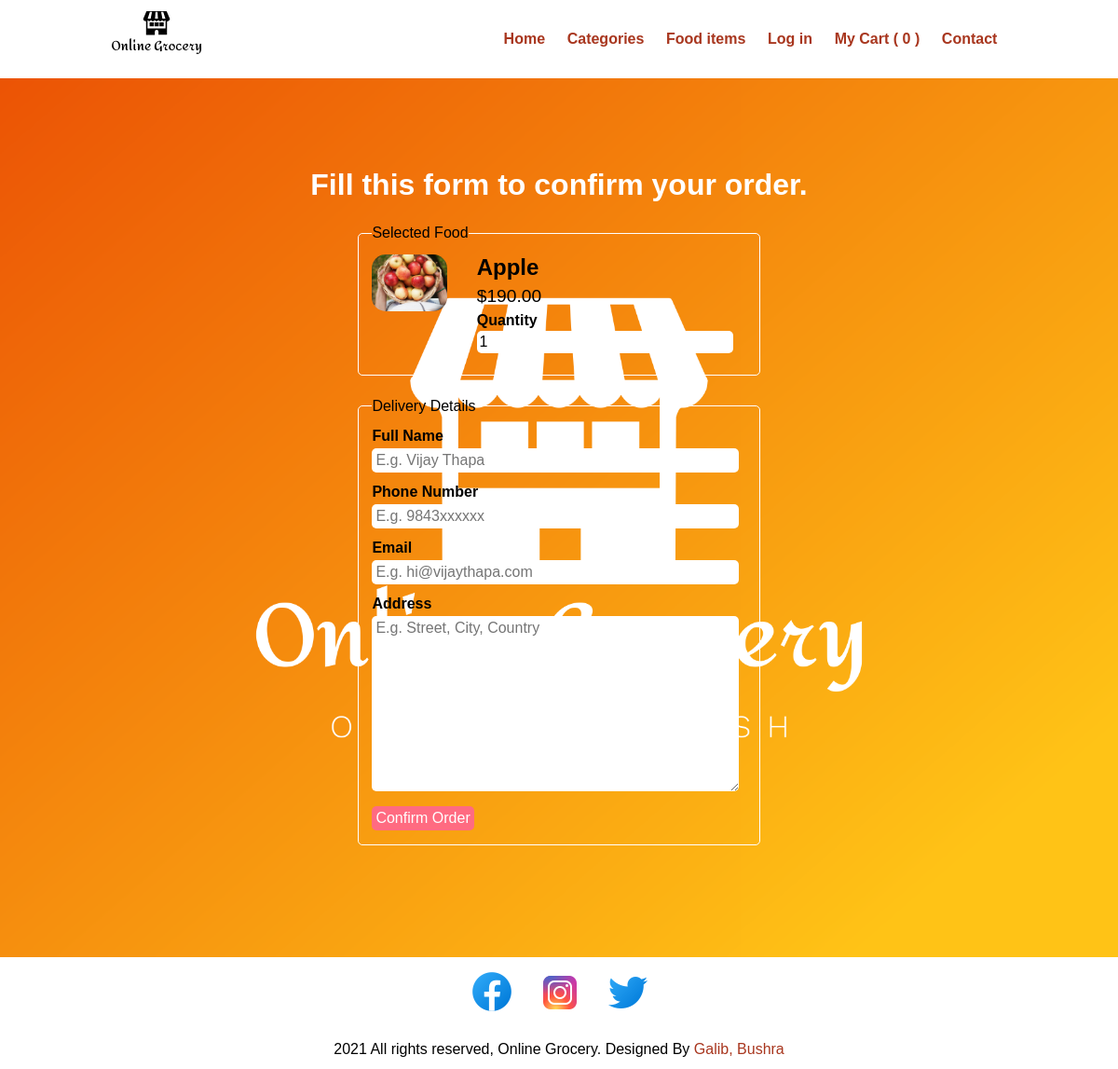
The page /order.php?food_id=28 on the database its author committed.
### tables this page shows
CREATE TABLE `tbl_food` (
  `id` int(10) UNSIGNED NOT NULL,
  `title` varchar(100) NOT NULL,
  `description` text NOT NULL,
  `price` decimal(10,2) NOT NULL,
  `image_name` varchar(255) NOT NULL,
  `category_id` int(10) UNSIGNED NOT NULL,
  `featured` varchar(10) NOT NULL,
  `active` varchar(10) NOT NULL
);

### order.php (the view, shortened to what this page needs)
<?php include('partials-front/menu.php'); ?>
<?php
if(isset($_GET['food_id']))
{
    $food_id = $_GET['food_id'];
    $sql = "SELECT * FROM tbl_food WHERE id=$food_id";
    $res = mysqli_query($conn, $sql);
    $count = mysqli_num_rows($res);
    if($count==1)
    {
        $row = mysqli_fetch_assoc($res);
        $title = $row['title'];
        $price = $row['price'];
        $image_name = $row['image_name'];
    }
    else
    {
        header('location:'.SITEURL);
    }
}
else
{
    header('location:'.SITEURL);
}
?>
<section class="food-search">
    <div class="container">
        <h2 class="text-center text-white">Fill this form to confirm your order.</h2>
        <form action="" method="POST" class="order">
            <fieldset>
                <legend>Selected Food</legend>
                <div class="food-menu-img">
                    <?php
                    if($image_name=="")
                    {
                        echo "<div class='error'>Image not Available.</div>";
                    }
                    else
                    {
                        ?>
                        <img src="<?php echo SITEURL; ?>images/food/<?php echo $image_name; ?>" alt="Chicke Hawain Pizza" class="img-responsive img-curve">
                        <?php
                    }
                    ?>
                </div>
                <div class="food-menu-desc">
                    <h3><?php echo $title; ?></h3>
                    <p class="food-price">$<?php echo $price; ?></p>
                    <div class="order-label">Quantity</div>
                    <input type="number" name="qty" class="input-responsive" value="1" required>
                </div>
            </fieldset>
            <fieldset>
                <legend>Delivery Details</legend>
                <div class="order-label">Full Name</div>
                <input type="text" name="full-name" placeholder="E.g. Vijay Thapa" class="input-responsive" required>
                <div class="order-label">Phone Number</div>
                <input type="tel" name="contact" placeholder="E.g. 9843xxxxxx" class="input-responsive" required>
                <div class="order-label">Email</div>
                <input type="email" name="email" placeholder="E.g. hi@vijaythapa.com" class="input-responsive" required>
                <div class="order-label">Address</div>
                <textarea name="address" rows="10" placeholder="E.g. Street, City, Country" class="input-responsive" required></textarea>
                <input type="submit" name="submit" value="Confirm Order" class="btn btn-primary">
            </fieldset>
        </form>
            </div>
        </section>
        <?php include('partials-front/footer.php'); ?>

### css/style.css (style rules this page uses)
* { margin: 0 0; padding: 0 0; font-family: Arial, Helvetica, sans-serif; }
.container { width: 80%; margin: 0 auto; padding: 1%; }
.img-responsive { width: 100%; }
.img-curve { border-radius: 15px; }
.text-center { text-align: center; }
.text-white { color: white; }
.btn { padding: 1%; border: none; font-size: 1rem; border-radius: 5px; }
.btn-primary { background-color: #ff6b81; color: white; cursor: pointer; }
h2 { color: #2f3542; font-size: 2rem; margin-bottom: 2%; }
h3 { font-size: 1.5rem; }
fieldset { border: 1px solid white; margin: 5%; padding: 3%; border-radius: 5px; }
.food-search { background-image: url(../images/cover.png); background-size: cover; background-repeat: no-repeat; background-position: center; padding: 7% 0; }
.food-menu-img { width: 20%; float: left; }
.food-menu-desc { width: 70%; float: left; margin-left: 8%; }
.food-price { font-size: 1.2rem; margin: 2% 0; }
.order { width: 50%; margin: 0 auto; }
.input-responsive { width: 96%; padding: 1%; margin-bottom: 3%; border: none; border-radius: 5px; font-size: 1rem; }
.order-label { margin-bottom: 1%; font-weight: bold; }

### rows shown on the page
tbl_food: image_name (picture), title "Apple", price "190.00"

### other values the page prints
$count "0"
